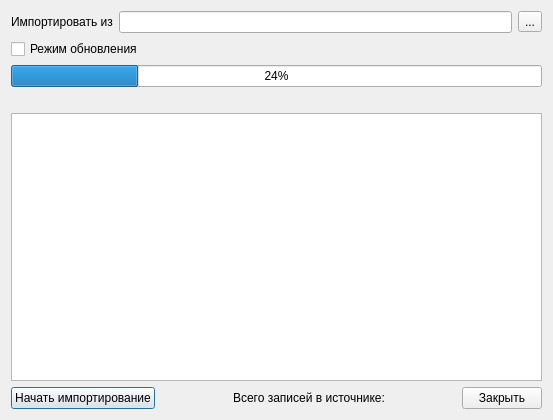
<?xml version="1.0" encoding="UTF-8"?>
<ui version="4.0">
 <class>Dialog</class>
 <widget class="QDialog" name="Dialog">
  <property name="geometry">
   <rect>
    <x>0</x>
    <y>0</y>
    <width>553</width>
    <height>420</height>
   </rect>
  </property>
  <property name="windowTitle">
   <string>Импорт формуляра из справочника ДЛО</string>
  </property>
  <layout class="QVBoxLayout" name="verticalLayout">
   <item>
    <layout class="QVBoxLayout" name="verticalLayout_5">
     <item>
      <layout class="QHBoxLayout" name="_2">
       <item>
        <widget class="QLabel" name="label">
         <property name="text">
          <string>Импортировать из</string>
         </property>
        </widget>
       </item>
       <item>
        <widget class="QLineEdit" name="edtFolderName">
         <property name="text">
          <string/>
         </property>
         <property name="readOnly">
          <bool>true</bool>
         </property>
        </widget>
       </item>
       <item>
        <widget class="QToolButton" name="btnSelectFolder">
         <property name="text">
          <string>...</string>
         </property>
        </widget>
       </item>
      </layout>
     </item>
     <item>
      <layout class="QHBoxLayout" name="horizontalLayout"/>
     </item>
     <item>
      <widget class="QCheckBox" name="chkUpdate">
       <property name="text">
        <string>Режим обновления</string>
       </property>
      </widget>
     </item>
     <item>
      <widget class="QProgressBar" name="progressBar">
       <property name="value">
        <number>24</number>
       </property>
       <property name="orientation">
        <enum>Qt::Horizontal</enum>
       </property>
      </widget>
     </item>
     <item>
      <widget class="QLabel" name="statusLabel">
       <property name="text">
        <string/>
       </property>
      </widget>
     </item>
     <item>
      <widget class="QTextBrowser" name="log"/>
     </item>
     <item>
      <layout class="QHBoxLayout">
       <property name="spacing">
        <number>6</number>
       </property>
       <property name="margin">
        <number>0</number>
       </property>
       <item>
        <widget class="QPushButton" name="btnImport">
         <property name="text">
          <string>Начать импортирование</string>
         </property>
        </widget>
       </item>
       <item>
        <spacer>
         <property name="orientation">
          <enum>Qt::Horizontal</enum>
         </property>
         <property name="sizeHint" stdset="0">
          <size>
           <width>40</width>
           <height>20</height>
          </size>
         </property>
        </spacer>
       </item>
       <item>
        <widget class="QLabel" name="labelNum">
         <property name="text">
          <string>Всего записей в источнике:</string>
         </property>
        </widget>
       </item>
       <item>
        <spacer>
         <property name="orientation">
          <enum>Qt::Horizontal</enum>
         </property>
         <property name="sizeHint" stdset="0">
          <size>
           <width>40</width>
           <height>20</height>
          </size>
         </property>
        </spacer>
       </item>
       <item>
        <widget class="QPushButton" name="btnClose">
         <property name="text">
          <string>Закрыть</string>
         </property>
        </widget>
       </item>
      </layout>
     </item>
    </layout>
   </item>
  </layout>
 </widget>
 <tabstops>
  <tabstop>edtFolderName</tabstop>
  <tabstop>btnSelectFolder</tabstop>
  <tabstop>log</tabstop>
  <tabstop>btnImport</tabstop>
  <tabstop>btnClose</tabstop>
 </tabstops>
 <resources/>
 <connections/>
</ui>
